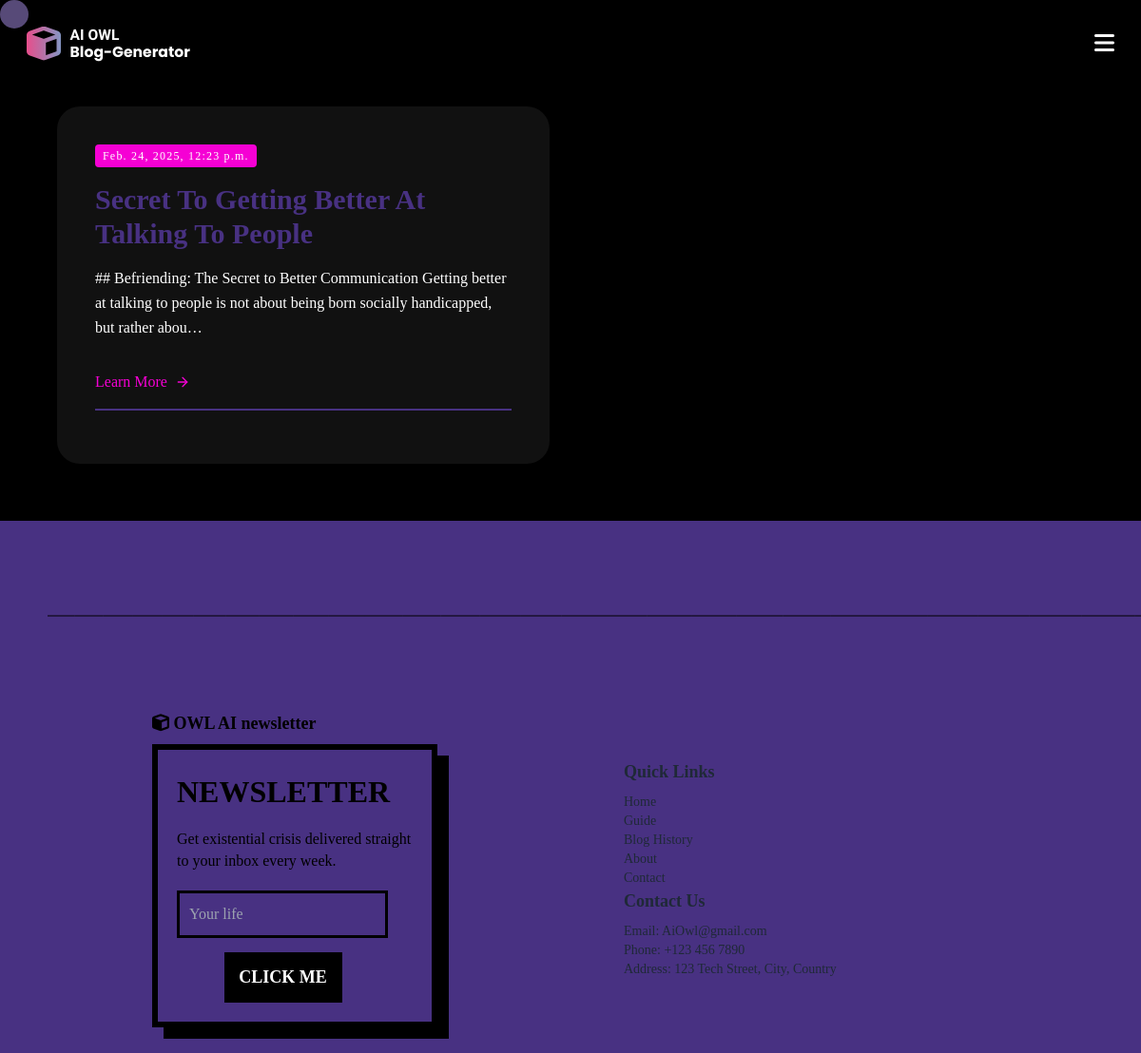
Page /all_blogs/ (signed in) on the committed database.
### blog_generator/models.py (models this page shows, shortened)
class BlogPost(models.Model):
    user = models.ForeignKey(User,on_delete=models.CASCADE)
    youtube_title = models.CharField(max_length=300)
    youtube_link = models.URLField()
    generated_content = models.TextField()
    created_at = models.DateTimeField(auto_now_add=True)

### blog_generator/views.py (the view)
# urls.py: path('all_blogs/', views.all_blogs, name='all_blogs'),
@login_required
def all_blogs(request):
    blog_articles = BlogPost.objects.filter(user=request.user)
    return render(request, 'all-blogs.html', {"blog_articles": blog_articles})

### templates/all-blogs.html (shortened to what this page needs)
{% extends 'base.html' %}
{% load static %}
{% block content %}
<div id="cursor"></div>
<div class="flex flex-wrap gap-8 m-[5vw] mt-[8vw] pt-4 rounded-xl overflow-hidden">
    {% for i in blog_articles %}
    <div class="savedblog">
        <span class="inline-block py-1 px-2 rounded bg-[#f500d4] text-white text-xs font-medium tracking-widest">
            {{ i.created_at }}
        </span>
        <h2 class="sm:text-3xl text-2xl title-font font-semibold text-[#483182] mt-4 mb-4">
            {{ i.youtube_title }}
        </h2>
        <p class="leading-relaxed mb-8">
            {{ i.generated_content|truncatechars:150 }}
        </p>
        <div class="flex items-center flex-wrap pb-4 mb-4 border-b-2 border-[#483182] mt-auto w-full">
            <a href="{% url 'blog_generator:blog_details' i.id %}"
               class="text-[#f500d4] inline-flex items-center font-medium hover:underline hover:text-blue-500">
                Learn More
                <svg class="w-4 h-4 ml-2" viewBox="0 0 24 24" stroke="currentColor" stroke-width="2" fill="none"
                     stroke-linecap="round" stroke-linejoin="round">
                    <path d="M5 12h14"></path>
                    <path d="M12 5l7 7-7 7"></path>
                </svg>
            </a>
        </div>
    </div>
    {% endfor %}
</div>
{% endblock %}

### templates/base.html (shortened to what this page needs)
{% load static %}
<!DOCTYPE html>
<html lang="en">
<head>
    <link rel="stylesheet" href="{% static 'css/style.css' %}">
    <script src="https://cdn.tailwindcss.com"></script>
</head>
<body class="flex flex-col min-h-screen font-sans antialised">
     <nav class="navv p-4 text-white flex justify-between">
        <div class="navi">
            <div class="flex flex-row">
                <i id="logo" class="fa-solid fa-cube"></i>
                <h1 class="text-3xl font-bold"><span>AI OWL</span> <br>Blog-Generator</h1>
            </div>
        </div>
        <div class="menu">
            <i class="fa-solid fa-bars hover:cursor-pointer" style="color: #ffffff;"></i>
        </div>
     </nav>
<main class="flex-grow">
  {% block content %}
  {% endblock %}
</main>
<div class="string string2">
    <svg width="100vw" height="200">
    <path d="M 50 100 Q 500 100 1490 100" stroke="#000000" fill="transparent"/>
    </svg>
</div>
<footer class="w-full h-[90vh] text-gray-800">
    <div class="container mx-auto px-4 py-8 flex flex-wrap">
      <div class="w-1/2 mb-4 px-2">
        <h3 class="text-lg font-semibold mb-2 text-black"><i class="fa-solid fa-cube"></i> OWL AI newsletter</h3>
        <div class="fcard">
            <span class="card__title">Newsletter</span>
            <p class="card__content">
            Get existential crisis delivered straight to your inbox every week.
            </p>
            <form class="card__form">
            <input required="" type="email" placeholder="Your life" />
            <button class="card__button">Click me</button>
            </form>
        </div>
      </div>
      <div class="w-1/2 mb-4 px-2">
        <h3 class="text-lg font-semibold mb-2">Quick Links</h3>
        <ul class="text-sm">
          <li><a href="{% url 'blog_generator:index' %}" class="hover:text-white">Home</a></li>
          <li><a href="{% url 'blog_generator:index' %}#howTo" class="hover:text-white">Guide</a></li>
          <li><a href="{% url 'blog_generator:all_blogs' %}" class="hover:text-white">Blog History</a></li>
          <li><a href="{% url 'blog_generator:index' %}#Vibe" class="hover:text-white">About</a></li>
          <li><a href="{% url 'blog_generator:index' %}#connect" class="hover:text-white">Contact</a></li>
        </ul>
        <div>
          <h3 class="text-lg font-semibold mb-2">Contact Us</h3>
          <p class="text-sm">
            Email: AiOwl@gmail.com <br />
            Phone: +123 456 7890 <br />
            Address: 123 Tech Street, City, Country
          </p>
        </div>
      </div>
  </footer>
</body>
</html>

### static/css/style.css (style rules this page uses)
* { margin: 0; padding: 0; box-sizing: border-box; font-family: Steradian; }
html, body { height: 100%; width: 100%; background-color: #000000; color: white; }
html { scroll-behavior: smooth; }
body { overflow-x: hidden; }
#cursor { width: 2.5vw; height: 2.5vw; border-radius: 50%; background-color: #917bc8; opacity: 60%; position: fixed; display: flex; justify-content: center; align-items: center; font-size: 3px; z-index: 9000; }
.navv { background-color: transparent; position: fixed; width: 100%; font-family: "Megrim"; z-index: 9000; }
.navi { display: flex; justify-content: center; padding: 1vw; }
.navi h1 span { font-family: Megrim; }
.navi h1 { font-size: 1.3vw; line-height: 1.5vw; font-family: Poppins; }
.navi #logo { font-size: 3vw; font-weight: bold; padding-right: 0.8vw; background: linear-gradient(90deg, #e74e8b, #8297c5, #c310ff, #c4049d, #df2651, #df5792); background-size: 400%; background-clip: text; -webkit-background-clip: text; color: transparent; animation: gradientMove 8s ease-in-out infinite; }
.menu { font-size: 2vw; padding: 1vw; }
.menu i { cursor: pointer; }
.container { width: 100%; height: 300px; display: flex; flex-direction: column; justify-content: center; align-items: center; }
footer { padding-left: 8vw; padding-top: 2vw; padding-bottom: 3vw; background-color: #483182; }
footer form input { background-color: transparent; }
.fcard { width: 300px; padding: 20px; background: #483182; border: 6px solid #000; box-shadow: 12px 12px 0 #000; transition: transform 0.3s, box-shadow 0.3s; }
.card__title { font-size: 32px; font-weight: 900; color: #000; text-transform: uppercase; margin-bottom: 15px; display: block; position: relative; overflow: hidden; }
.card__title::after { content: ""; position: absolute; bottom: 0; left: 0; width: 90%; height: 3px; background-color: #000; transform: translateX(-100%); transition: transform 0.3s; }
.card__content { font-size: 16px; line-height: 1.4; color: #000; margin-bottom: 20px; }
.card__form { display: flex; flex-direction: column; gap: 15px; }
.card__form input { padding: 10px; border: 3px solid #000; font-size: 16px; font-family: inherit; transition: transform 0.3s; width: calc(100% - 26px); }
.card__button { border: 3px solid #000; background: #000; color: #fff; padding: 10px; font-size: 18px; left: 20%; font-weight: bold; text-transform: uppercase; cursor: pointer; position: relative; overflow: hidden; transition: transform 0.3s; width: 50%; height: 100%; }
.card__button::before { content: "Sure?"; position: absolute; top: 0; left: 0; width: 100%; height: 105%; background-color: #f500d4; color: #000; display: flex; align-items: center; justify-content: center; transform: translateY(100%); transition: transform 0.3s; }
.string2 { background-color: #483182; }
.savedblog { padding: 2.5rem; width: 100%; background-color: #111; border-radius: 1.5rem; display: flex; flex-direction: column; align-items: flex-start; }
@media (min-width: 768px) { .savedblog { width: 48%; } }

### rows in the picture
BlogPost: created_at "Feb. 24, 2025, 12:23 p.m.", youtube_title "Secret To Getting Better At Talking To People", generated_content "## Befriending: The Secret to Better Communication Getting better at talking to people is not about being born socially handicapped, but rather abou…"
